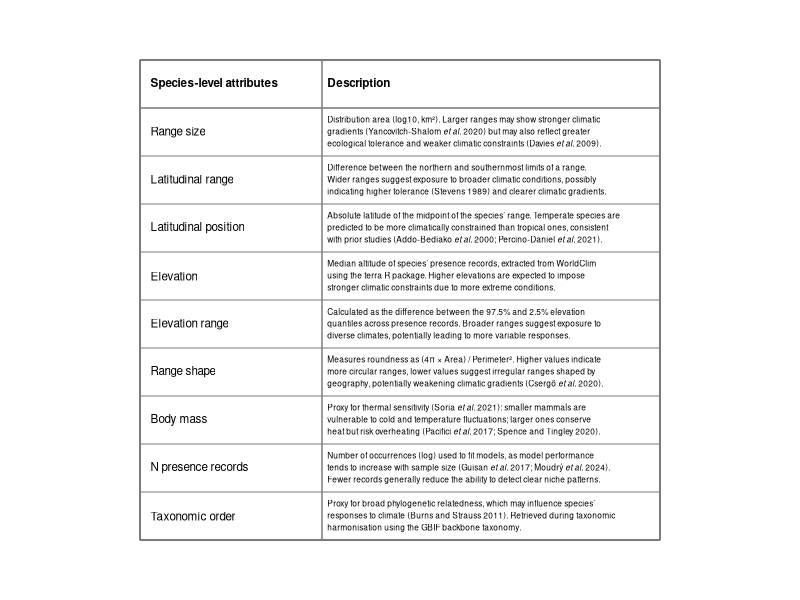

Reproduce this figure in R.
#set margin parametres for the plot
par(mar=c(3,7,3,7))

#make the empty plot
plot(1, type = "n", xlab = "", ylab = "", xlim = c(0, 10), ylim = c(0, 10),
     xaxs = "i", yaxs = "i", axes = F, frame.plot = TRUE)

#make lines creating a table (cols)
lines(c(0, 0), c(0, 10), lwd = 2, col = '#808080')
lines(c(3.5, 3.5), c(0, 10), lwd = 1.5, col = '#808080')
lines(c(10, 10), c(0, 10), lwd = 2,, col = '#808080')

#make lines creating a table (rows)
lines(c(0, 10), c(0, 0), lwd = 2,, col = '#808080')
lines(c(0, 10), c(10/10, 10/10), col = '#808080')
lines(c(0, 10), c(10/10 *2, 10/10 *2), col = '#808080')
lines(c(0, 10), c(10/10 *3, 10/10 *3), col = '#808080')
lines(c(0, 10), c(10/10 *4, 10/10 *4), col = '#808080')
lines(c(0, 10), c(10/10 *5, 10/10 *5), col = '#808080')
lines(c(0, 10), c(10/10 *6, 10/10 *6), col = '#808080')
lines(c(0, 10), c(10/10 *7, 10/10 *7), col = '#808080')
lines(c(0, 10), c(10/10 *8, 10/10 *8), col = '#808080')
lines(c(0, 10), c(10/10 *9, 10/10 *9), lwd = 1.5, col = '#808080')
lines(c(0, 10), c(10, 10), lwd = 2, col = '#808080')

#define sizes
cex_att <- 0.7
cex_desc <- 0.5
cex_tit <- 0.7

#add text to the table
text(0.2, 0.5, 'Taxonomic order', cex = cex_att, adj = 0)
text(0.2, 10/10 + 0.5, 'N presence records', cex = cex_att, adj = 0)
text(0.2, (10/10 * 2) + 0.5, 'Body mass', cex = cex_att, adj = 0)
text(0.2, (10/10 * 3) + 0.5, 'Range shape', cex = cex_att, adj = 0)
text(0.2, (10/10 * 4) + 0.5, 'Elevation range', cex = cex_att, adj = 0)
text(0.2, (10/10 * 5) + 0.5, 'Elevation', cex = cex_att, adj = 0)
text(0.2, (10/10 * 6) + 0.5, 'Latitudinal position', cex = cex_att, adj = 0)
text(0.2, (10/10 * 7) + 0.5, 'Latitudinal range', cex = cex_att, adj = 0)
text(0.2, (10/10 * 8) + 0.5, 'Range size', cex = cex_att, adj = 0)
text(0.2, (10/10 * 9) + 0.5, 'Species-level attributes', cex = cex_tit, adj = 0, font = 2)



'Proxy for broad phylogenetic relatedness, which may influence species’ responses to climate (Burns and Strauss 2011). Retrieved during taxonomic harmonisation using the GBIF backbone taxonomy.'


text(3.6, 0.75, 'Proxy for broad phylogenetic relatedness, which may influence species’',
     cex = cex_desc, adj = 0)
text(3.6, 0.5, 'responses to climate (Burns and Strauss 2011). Retrieved during taxonomic',
     cex = cex_desc, adj = 0)
text(3.6, 0.25, 'harmonisation using the GBIF backbone taxonomy.',
     cex = cex_desc, adj = 0)


'Number of occurrences used to fit models (log), as model performance tends to increase with sample size (Guisan et al. 2017; Moudrý et al. 2024). Fewer records generally reduce the ability to detect clear niche patterns.'

text(3.6, 10/10 + 0.75, 'Number of occurrences (log) used to fit models, as model performance',
     cex = cex_desc, adj = 0)
text(3.6, 10/10 + 0.5, expression('tends to increase with sample size (Guisan' ~ italic('et al.') ~  '2017; Moudrý' ~ italic('et al.') ~ '2024).'),
     cex = cex_desc, adj = 0)
text(3.6, 10/10 + 0.25, 'Fewer records generally reduce the ability to detect clear niche patterns.',
     cex = cex_desc, adj = 0)


"Proxy for thermal sensitivity (Soria et al. 2021): smaller mammals are vulnerable to cold and temperature fluctuations; larger ones conserve heat but risk overheating (Pacifici et al. 2017; Spence and Tingley 2020)."


text(3.6, (10/10 * 2) + 0.75, expression('Proxy for thermal sensitivity (Soria' ~ italic('et al.') ~ '2021): smaller mammals are'),
     cex = cex_desc, adj = 0)
text(3.6, (10/10 * 2) + 0.5, 'vulnerable to cold and temperature fluctuations; larger ones conserve', cex = cex_desc, adj = 0)
text(3.6, (10/10 * 2) + 0.25, expression('heat but risk overheating (Pacifici' ~ italic('et al.') ~ '2017; Spence and Tingley 2020).'), cex = cex_desc, adj = 0)


'Measures roundness as (4π × Area) / Perimeter². Higher values indicate more circular ranges, lower values suggest irregular ranges shaped by geography, potentially weakening climatic gradients (Csergő et al. 2020).'

text(3.6, (10/10 * 3) + 0.75, 'Measures roundness as (4π × Area) / Perimeter². Higher values indicate', cex = cex_desc, adj = 0)
text(3.6, (10/10 * 3) + 0.5, 'more circular ranges, lower values suggest irregular ranges shaped by', cex = cex_desc, adj = 0)
text(3.6, (10/10 * 3) + 0.25, expression('geography, potentially weakening climatic gradients (Csergő' ~ italic('et al.') ~ '2020).'), cex = cex_desc, adj = 0)


'Calculated as the difference between the 97.5% and 2.5% elevation quantiles across presence records. Broader ranges suggest exposure to diverse climates, potentially leading to more variable responses.'


text(3.6, (10/10 * 4) + 0.75, 'Calculated as the difference between the 97.5% and 2.5% elevation', cex = cex_desc, adj = 0)
text(3.6, (10/10 * 4) + 0.5, 'quantiles across presence records. Broader ranges suggest exposure to', cex = cex_desc, adj = 0)
text(3.6, (10/10 * 4) + 0.25, 'diverse climates, potentially leading to more variable responses.', cex = cex_desc, adj = 0)


'Median altitude of species’ presence records, extracted from WorldClim using the terra R package. Higher elevations are expected to impose stronger climatic constraints due to more extreme conditions.'

text(3.6, (10/10 * 5) + 0.75, 'Median altitude of species’ presence records, extracted from WorldClim', cex = cex_desc, adj = 0)
text(3.6, (10/10 * 5) + 0.5, 'using the terra R package. Higher elevations are expected to impose', cex = cex_desc, adj = 0)
text(3.6, (10/10 * 5) + 0.25, 'stronger climatic constraints due to more extreme conditions.', cex = cex_desc, adj = 0)


'Absolute latitude of the midpoint of the species’ range. Temperate species are predicted to be more climatically constrained than tropical ones, consistent with prior studies (Addo-Bediako et al. 2000; Percino-Daniel et al. 2021).'

text(3.6, (10/10 * 6) + 0.75, 'Absolute latitude of the midpoint of the species’ range. Temperate species are', cex = cex_desc, adj = 0)
text(3.6, (10/10 * 6) + 0.5, 'predicted to be more climatically constrained than tropical ones, consistent', cex = cex_desc, adj = 0)
text(3.6, (10/10 * 6) + 0.25, expression('with prior studies (Addo-Bediako' ~ italic('et al.') ~ '2000; Percino-Daniel' ~ italic('et al.') ~ '2021).'), cex = cex_desc, adj = 0)


'Difference between the northern and southernmost limits of a species range. Wider ranges suggest exposure to broader climatic conditions, potentially indicating greater ecological tolerance (Stevens 1989) and clearer climatic gradients.'


text(3.6, (10/10 * 7) + 0.75, 'Difference between the northern and southernmost limits of a range.', cex = cex_desc, adj = 0)
text(3.6, (10/10 * 7) + 0.5, 'Wider ranges suggest exposure to broader climatic conditions, possibly', cex = cex_desc, adj = 0)
text(3.6, (10/10 * 7) + 0.25, 'indicating higher tolerance (Stevens 1989) and clearer climatic gradients.', cex = cex_desc, adj = 0)



'Distribution area (km²). Larger ranges may show stronger climatic gradients (Yancovitch-Shalom et al. 2020) but may also reflect greater ecological tolerance and weaker climatic constraints (Davies et al. 2009).'

text(3.6, (10/10 * 8) + 0.75, 'Distribution area (log10, km²). Larger ranges may show stronger climatic', cex = cex_desc, adj = 0)
text(3.6, (10/10 * 8) + 0.5, expression('gradients (Yancovitch-Shalom' ~italic('et al.') ~ '2020) but may also reflect greater'), cex = cex_desc, adj = 0)
text(3.6, (10/10 * 8) + 0.25, expression('ecological tolerance and weaker climatic constraints (Davies' ~ italic('et al.') ~ '2009).'), cex = cex_desc, adj = 0)

text(3.6, (10/10 * 9) + 0.5, 'Description', cex = cex_tit, adj = 0, font = 2)

#save PDF landscape 5 x 7.2 in
